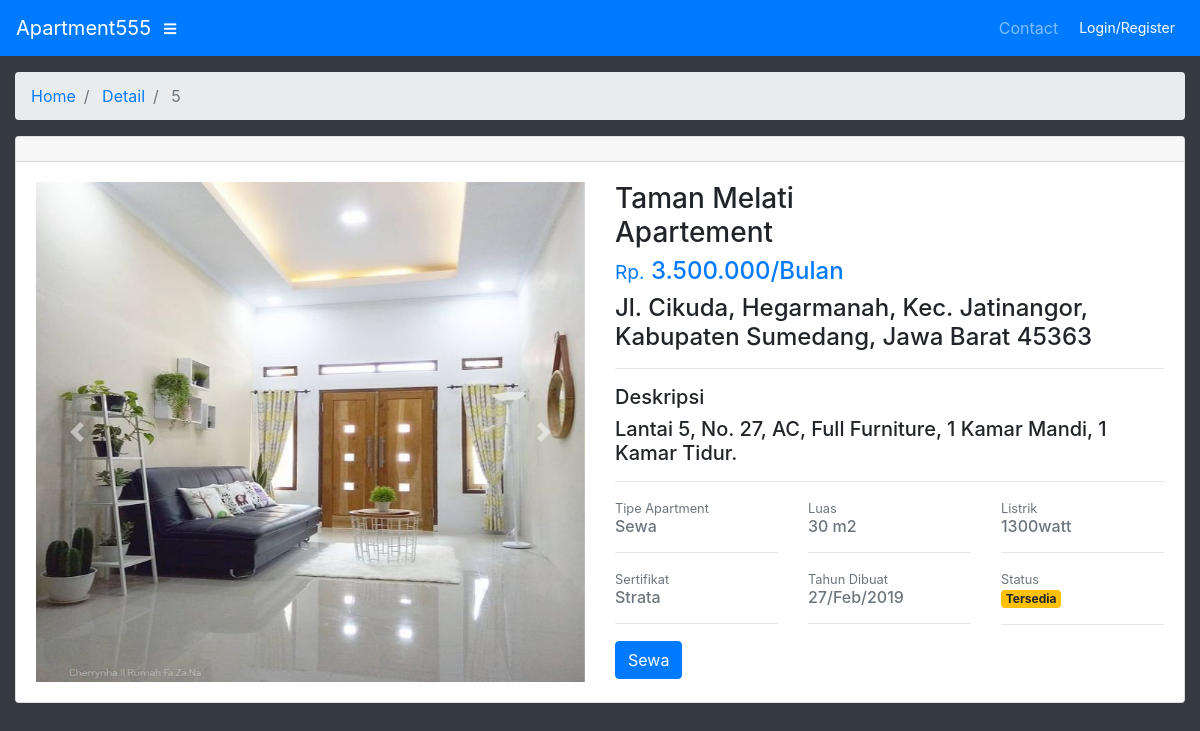
Screenshot of /home/detail/5 with the database file from the repository.
### tables this page shows
CREATE TABLE IF NOT EXISTS `tb_apartment` (
`id_apartment` int(11) NOT NULL,
  `nama_apartment` varchar(100) NOT NULL,
  `alamat_apartment` text NOT NULL,
  `harga_apartment` int(11) NOT NULL,
  `deskripsi_apartment` text NOT NULL,
  `foto1` varchar(250) NOT NULL,
  `foto2` varchar(250) NOT NULL,
  `foto3` varchar(250) NOT NULL,
  `foto4` varchar(250) NOT NULL,
  `status_apartment` enum('Tersedia','Tersewa','Proses') NOT NULL
);

CREATE TABLE IF NOT EXISTS `tb_detail_apartment` (
`id_detail_apartment` int(11) NOT NULL,
  `tipe_apartment` varchar(50) NOT NULL,
  `luas_apartment` varchar(50) NOT NULL,
  `listrik_apartment` varchar(50) NOT NULL,
  `sertifikat_apartment` varchar(50) NOT NULL,
  `tahundibuat_apartment` date NOT NULL
);

### application/controllers/Home.php (called while the page is built, shortened)
<?php
class Home extends CI_Controller {
	private $template = 'templates/template';
	public function detail($id,$page = 'user/home/detail_apartment')
	{
		$data['admin'] = $this->db->get_where('admin',['email'=>$this->session->userdata('email')])->row_array();
		$data['penyewa'] = $this->db->get_where('penyewa',['email'=>$this->session->userdata('email')])->row_array();
		$data['kontenDinamis']	=	$page;
		$berita	=	$this->M_apartment;
		$data['content'] = $berita->getJoinById($id);
		$c = $this->db->get_where('tb_apartment',['id_apartment'=>$id])->row();
		if ($c == '') {
			redirect('');
		} else {
			$this->load->view($this->template,$data);
		}
	}
}

### index.php (called while the page is built, shortened)
<?php
require_once BASEPATH.'core/CodeIgniter.php';

### application/models/M_apartment.php (called while the page is built, shortened)
<?php
class M_apartment extends CI_Model {
	public function getJoinById($id)
	{
		$this->db->select('*');
		$this->db->from('tb_apartment');
		$this->db->join('tb_detail_apartment','tb_detail_apartment.id_detail_apartment=tb_apartment.id_apartment');
		$this->db->where('tb_detail_apartment.id_detail_apartment',$id);
		return $this->db->get();
	}
}

### application/views/user/home/detail_apartment.php (the view, shortened to what this page needs)
<div class="row justify-content-center">
	<div class="col-xl-12">
		<div class="card">
			<div class="card-header">
			</div>
			<div class="card-body row">
				<div class="col-xl-6">
					<div id="carouselExampleControls" class="carousel slide" data-ride="carousel">
					  <div class="carousel-inner">
					  	<?php foreach ($content->result() as $c) :?>
					    <div class="carousel-item active">
					      <img src="<?php echo base_url('assets/image/'.$c->foto1) ?>" class="d-block w-100" width="150" height="500" alt="foto apartment">
					    </div>
					  	<?php endforeach ?>
					  </div>
					  <a class="carousel-control-prev" href="#carouselExampleControls" role="button" data-slide="prev">
					    <span class="carousel-control-prev-icon" aria-hidden="true"></span>
					  </a>
					  <a class="carousel-control-next" href="#carouselExampleControls" role="button" data-slide="next">
					    <span class="carousel-control-next-icon" aria-hidden="true"></span>
					  </a>
					</div>
				</div>
				<div class="col-xl-6">
				  	<?php foreach ($content->result() as $c) :?>
				  		<div class="row">
				  			<div class="col-xl-6">
				  				<h3><?php echo $c->nama_apartment ?></h3>
				  			</div>
				  			<div class="col-xl-6">
				  			</div>
				  			<div class="col-xl-12">
				  				<h4 class="text-primary"><small>Rp.</small> <?php echo number_format($c->harga_apartment,0,'.','.') ?>/Bulan</h4>
				  			</div>
				  			<div class="col-xl-12">
				  				<h4><?php echo $c->alamat_apartment ?></h4>
				  				<hr>
				  			</div>
				  			<div class="col-xl-12">
				  				<h5>Deskripsi</h5>
				  				<h5><?php echo $c->deskripsi_apartment ?></h5>
				  				<hr>
				  			</div>
				  			<div class="col-xl-4">
				  				<h6 class="text-muted"><small>Tipe Apartment</small> <br><?php echo $c->tipe_apartment ?>
				  				<hr></h6>
				  			</div>
				  			<div class="col-xl-4">
				  				<h6 class="text-muted"><small>Luas</small><br><?php echo $c->luas_apartment?><hr></h6>
				  			</div>
				  			<div class="col-xl-4">
				  				<h6 class="text-muted"><small>Listrik</small> <br> <?php echo $c->listrik_apartment?> <hr></h6>
				  			</div>
				  			<div class="col-xl-4">
				  				<h6 class="text-muted"><small>Sertifikat</small> <br> <?php echo $c->sertifikat_apartment ?> <hr> </h6>
				  			</div>
				  			<div class="col-xl-4 text-left">
				  				<h6 class="text-muted"><small>Tahun Dibuat</small> <br> <?php echo date('d/M/Y', strtotime($c->tahundibuat_apartment)) ?><hr> </h6>
				  			</div>
				  			<div class="col-xl-4 text-left">
				  				<h6 class="text-muted"><small>Status</small> <br><span class=" badge badge-warning"><?php echo $c->status_apartment ?></span> <hr></h6>
				  			</div>
				  			<?php if ($c->status_apartment == 'Tersedia'): ?>
					  			<div class="col-xl-12">
					  				<a href="<?php echo base_url('user/sewa/'.$c->id_apartment) ?>" title="" class="btn btn-primary">Sewa</a>
					  			</div>
				  			<?php else: ?>
				  			<?php endif; ?>
				  		</div>
				  	<?php endforeach ?>
				</div>
			</div>
		</div>
	</div>
</div>

### application/views/templates/head.php (shortened to what this page needs)
<!DOCTYPE html>
<html lang="en">
<head>
  <link href="<?php echo base_url(); ?>assets/fontawesome-free/css/all.min.css" rel="stylesheet" type="text/css">
  <link href="<?php echo base_url(); ?>assets/datatables/dataTables.bootstrap4.css" rel="stylesheet">
  <link href="<?php echo base_url(); ?>css/sb-admin.css" rel="stylesheet">
</head>

### application/views/templates/template.php (shortened to what this page needs)
<?php $this->load->view('templates/head'); ?>
<body id="page-top" class="bg-dark">
  <?php $this->load->view('templates/navbar')?>
  <div id="wrapper">
    <?php $this->load->view('templates/sidebar')?>
    <div id="content-wrapper">
      <div class="container-fluid">
        <?php if ($this->uri->segment(1) == ''): ?>
        <?php else: ?>
        <?php $this->load->view('templates/breadcrumb')?>
        <?php endif ?>
        <?php $this->load->view($kontenDinamis)  ?>
      </div>
      <!-- Sticky Footer
      <?php $this->load->view('templates/footer')?> -->
    </div>
  </div>
  <?php $this->load->view('templates/modal')?>
  <?php $this->load->view('templates/js')?>

### application/views/templates/navbar.php (shortened to what this page needs)
        <?php if ($this->session->userdata('role') == 'Admin' ): ?>
          <nav class="navbar navbar-expand navbar-dark bg-primary static-top">
            <a class="navbar-brand mr-1" href="<?php echo base_url(''); ?>"><?php echo SITE_NAME ?></a>
            <button class="btn btn-link btn-sm text-white order-1 order-sm-0" id="sidebarToggle" href="#">
              <i class="fas fa-bars"></i>
            </button>
             <ul class="navbar-nav ml-auto">
                <a href="<?php echo base_url('home/contact'); ?>" title="" class="nav-item nav-link ml-1">Contact</a>
                <li class="nav-item dropdown no-arrow ml-1">
          <a class="nav-link dropdown-toggle" href="#" id="userDropdown" role="button" data-toggle="dropdown" aria-haspopup="true" aria-expanded="false">
            <i class="fas fa-user-circle fa-fw"></i><?php echo ucfirst($admin['nama']) ?>
          </a>
          <div class="dropdown-menu dropdown-menu-right" aria-labelledby="userDropdown">
           <!--  <a class="dropdown-item" href="#">Settings</a>
            <a class="dropdown-item" href="#">Activity Log</a>
            <div class="dropdown-divider"></div> -->
            <a class="dropdown-item" href="#" data-toggle="modal" data-target="#logoutModal">Logout</a>
          </div>
        <?php else: ?>
            <nav class="navbar navbar-expand navbar-dark bg-primary static-top">
            <a class="navbar-brand mr-1" href="<?php echo base_url(''); ?>"><?php echo SITE_NAME ?></a>
            <button class="btn btn-link btn-sm text-white order-1 order-sm-0" id="sidebarToggle" href="#">
              <i class="fas fa-bars"></i>
            </button>
             <ul class="navbar-nav ml-auto">
                <a href="<?php echo base_url('home/contact'); ?>" title="" class="nav-item nav-link ml-1">Contact</a>
                <li class="nav-item dropdown no-arrow ml-1">
        <a href="<?php echo base_url('login') ?>" class="nav-item nav-link text-white btn btn-sm btn-primary">Login/Register</a>
        <?php endif; ?>
    </li>
  </ul>
</nav>

### application/views/templates/breadcrumb.php
<ol class="breadcrumb">
	<?php foreach($this->uri->segments as $segment ) : ?>
		<?php
			$url = substr($this->uri->uri_string,0, strpos($this->uri->uri_string,$segment)) . $segment;
			$is_active = $url === $this->uri->uri_string;
		?>
          <li class="breadcrumb-item <?php echo $is_active ? 'active' : ''?>">
          	<?php if ($is_active) : ?>
          		<?php echo ucfirst($segment)  ?>
          	<?php else: ?>
            <a href="<?= base_url(''.$url); ?>"><?php echo ucfirst($segment) ?></a>
          	<?php endif; ?>
          </li>
    <?php endforeach ;?>
</ol>

### application/views/templates/js.php (shortened to what this page needs)
</body>
</html>

### rows the page displays
tb_apartment: foto1 (picture), nama_apartment "Taman Melati Apartement", harga_apartment "3.500.000", alamat_apartment "Jl. Cikuda, Hegarmanah, Kec. Jatinangor, Kabupaten Sumedang, Jawa Barat 45363", deskripsi_apartment "Lantai 5, No. 27, AC, Full Furniture, 1 Kamar Mandi, 1 Kamar Tidur.", tb_detail_apartment.tipe_apartment "Sewa", tb_detail_apartment.luas_apartment "30 m2", tb_detail_apartment.listrik_apartment "1300watt", tb_detail_apartment.sertifikat_apartment "Strata", tb_detail_apartment.tahundibuat_apartment "27/Feb/2019", status_apartment "Tersedia"

### other values shown
SITE_NAME "Apartment555"
$segment "Home"
$segment "Detail"
$segment "5"
